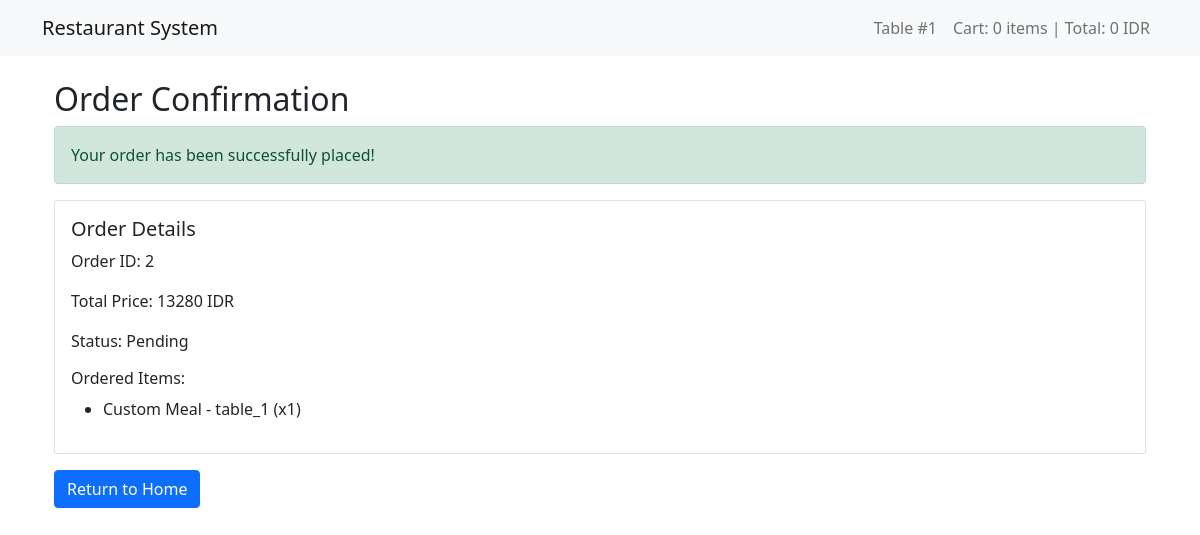
/order-confirmation/2/ (signed in), run on the app's committed database.
### core/models.py (models this page shows, shortened)
class User(AbstractUser):
    ROLES = (
        ('admin', 'Administrator'),
        ('manager', 'Manager'),
        ('table', 'Table'),
        ('other', 'Other'),
    )
    nickname = models.CharField(max_length=50, blank=True, default="")
    role = models.CharField(max_length=10, choices=ROLES, default='other')

class Order(models.Model):
    STATUS_CHOICES = (
        ('waiting', 'Waiting'),
        ('pending', 'Pending'),
        ('processing', 'Processing'),
        ('ready', 'Ready'),
        ('cancelled', 'Cancelled'),
    )
    ORDER_TYPES = (
        ('offline', 'Offline'),
        ('online', "Online"),
    )
    PAYMENT_TYPES = (
        ('cash', 'Cash'),
        ('card', 'Card'),
        ('qr', 'QR'),
    )
    order_status = models.CharField(max_length=20, choices=STATUS_CHOICES, default='waiting')
    order_type = models.CharField(max_length=20, choices=ORDER_TYPES, default='offline')
    payment_type = models.CharField(max_length=20, choices=ORDER_TYPES, default='card')
    table = models.ForeignKey(User, on_delete=models.CASCADE, limit_choices_to={'role': 'table'})
    price = models.IntegerField(default=0)
    total_price = models.IntegerField(default=0)
    payment_id = models.CharField(max_length=100, blank=True)
    created_at = models.DateTimeField(auto_now_add=True)

class OrderProduct(models.Model):
    order = models.ForeignKey(Order, on_delete=models.CASCADE, related_name='dishes')
    product = models.ForeignKey(Product, on_delete=models.CASCADE)
    quantity = models.IntegerField(validators=[MinValueValidator(1)])

class Product(models.Model):
    PRODUCT_TYPES = (
        ('dish', 'Dish'),
        ('drink', 'Drink'),
    )
    product_type = models.CharField(max_length=10, choices=PRODUCT_TYPES, default="dish")
    name = models.CharField(max_length=100)
    description = models.TextField(blank=True)
    image = models.ImageField(upload_to='products/', null=True, blank=True)
    is_official = models.BooleanField(default=False)
    weight = models.IntegerField(blank=True, null=True, validators=[MinValueValidator(0)])
    private_note = models.TextField(blank=True)
    price = models.IntegerField(null=True, blank=True, validators=[MinValueValidator(0)])
    price_multiplier = models.DecimalField(max_digits=5, decimal_places=2, default=3.00, validators=[MinValueValidator(0)])
    custom_price = models.IntegerField(null=True, blank=True, validators=[MinValueValidator(0)])
    ingredients = models.ManyToManyField('Ingredient', through='ProductIngredient')
    nutritional_value = models.OneToOneField(NutritionalValue, on_delete=models.CASCADE, related_name='product', null=True, blank=True)

### core/views.py (the view)
# urls.py: path('order-confirmation/<int:order_id>/', order_confirmation, name='order_confirmation'),
@login_required
def order_confirmation(request, order_id):
    order = get_object_or_404(Order, id=order_id, table=request.user)
    return render(request, 'order_confirmation.html', {'order': order})

### core/templates/order_confirmation.html (shortened to what this page needs)
{% extends 'base.html' %}
{% block content %}
<div class="container">
    <h2>Order Confirmation</h2>
    <div class="alert alert-success" role="alert">
        Your order has been successfully placed!
    </div>
    <div class="card">
        <div class="card-body">
            <h5 class="card-title">Order Details</h5>
            <p class="card-text">Order ID: {{ order.id }}</p>
            <p class="card-text">Total Price: {{ order.total_price }} IDR</p>
            <p class="card-text">Status: {{ order.get_order_status_display }}</p>
            <h6>Ordered Items:</h6>
            <ul>
                {% for item in order.dishes.all %}
                    <li>{{ item.product.name }} (x{{ item.quantity }})</li>
                {% endfor %}
            </ul>
        </div>
    </div>
    <a href="{% url 'home' %}" class="btn btn-primary mt-3">Return to Home</a>
</div>
{% endblock %}

### core/templates/base.html (shortened to what this page needs)
<!DOCTYPE html>
<html lang="en">
<head>
    {% load static %}
    <link href="https://cdn.jsdelivr.net/npm/bootstrap@5.1.3/dist/css/bootstrap.min.css" rel="stylesheet">
</head>
<body>
<nav class="navbar navbar-expand-lg navbar-light bg-light">
    <div class="container">
        <a class="navbar-brand" href="{% url 'home' %}">Restaurant System</a>
        <div class="collapse navbar-collapse" id="navbarNav">
            <ul class="navbar-nav">
                {% if user.is_authenticated %}
                    <li class="nav-item">
                        <span class="nav-link">{{ user.nickname }}</span>
                    </li>
                    {% if user.role == 'table' %}
                        <li class="nav-item">
                            <a class="nav-link" href="{% url 'cart' %}">
                                Cart: <span id="cartItemCount">0</span> items |
                                Total: <span id="cartTotal">0 IDR</span>
                            </a>
                        </li>
                    {% endif %}
                {% else %}
                    <li class="nav-item">
                        <a class="nav-link" href="{% url 'login' %}">Login</a>
                    </li>
                {% endif %}
            </ul>
        </div>
    </div>
</nav>
<div class="container mt-4">
    {% block content %}
    {% endblock %}
</div>
</body>
</html>

### data on the page
User: nickname "Table #1"
Order: id "2", total_price "13280", order_status "Pending"
OrderProduct: product.name "Custom Meal - table_1", quantity "1"
